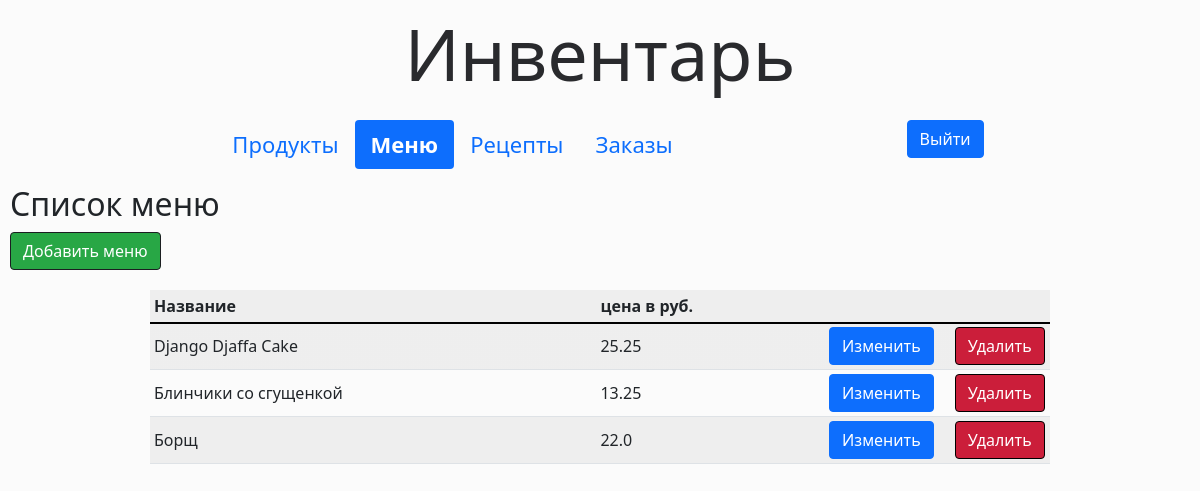
/menuitem/list (signed in), run on the app's committed database.
### inventory/models.py (models this page shows, shortened)
class MenuItem(models.Model):
    title = models.CharField(max_length=30)
    price = models.FloatField(default=0)
    class Meta:
        ordering = ['title']

### inventory/views.py (the view)
# urls.py: path("menuitem/list",views.MenuItemList.as_view(), name="menuitemlist"),
class MenuItemList(LoginRequiredMixin, ListView):
    model = MenuItem
    template_name = "inventory/menuitem_list.html"

### inventory/templates/inventory/menuitem_list.html (shortened to what this page needs)
{% extends './base.html' %}
{% block content %}
<h2>Список меню</h2>
<a href="{% url 'menuitemcreate' %}"><button class="btn-add margin-bottom-20">Добавить меню</button></a>
<div class="table-responsive">
<table id="ingredients" class="table table-striped table-sm table-form margin-auto">
  <tr class="table-header">
    <th>Название</th>
    <th>цена в руб.</th>
      <th class="width-25"> </th>
  </tr>
  {% for list in menuitem_list %}
  <tr>
      <td>{{ list.title }}</td>
      <td>{{ list.price }}</td>
      <td><a href="{% url 'menuitemupdate' list.id %}"><button class="btn btn-primary">Изменить</button></a><a href="{% url 'menuitemdelete' list.id %}"><button class="btn-delete">Удалить</button></a></td>
  </tr>
  {% endfor %}
</table>
</div>
{% endblock %}

### inventory/static/css/style.css (style rules this page uses)
body { background: rgb(241 241 241); }
.margin-bottom-20 { margin-bottom: 20px; }
.width-25 { width: 25%; }
.margin-auto { margin: auto !important; }
.table-header { border-bottom: 2px solid #000000; }
.table-form { vertical-align: middle !important; max-width: 900px; }
.btn-delete { display: inline-block; font-weight: 400; line-height: 1.5; color: #212529; text-align: center; text-decoration: none; vertical-align: middle; cursor: pointer; -webkit-user-select: none; -moz-user-select: none; -ms-user-select: none; user-select: none; background-color: transparent; border: 1px solid transparent; padding: 0.375rem 0.75rem; font-size: 1rem; border-radius: 0.25rem; transition: color 0.15s ease-in-out, background-color 0.15s ease-in-out, border-color 0.15s ease-in-out, box-shadow 0.15s ease-in-out; color: #fff; background-color: #cb1e3a; border-color: #000000; margin-left: 21px; }
.btn-add { display: inline-block; font-weight: 400; line-height: 1.5; color: #212529; text-align: center; text-decoration: none; vertical-align: middle; cursor: pointer; -webkit-user-select: none; -moz-user-select: none; -ms-user-select: none; user-select: none; background-color: transparent; border: 1px solid transparent; padding: 0.375rem 0.75rem; font-size: 1rem; border-radius: 0.25rem; transition: color 0.15s ease-in-out, background-color 0.15s ease-in-out, border-color 0.15s ease-in-out, box-shadow 0.15s ease-in-out; color: #fff; background-color: #28a745; border-color: #1b1e21; }

### data on the page
MenuItem: title "Django Djaffa Cake", price "25.25"
MenuItem: title "Блинчики со сгущенкой", price "13.25"
MenuItem: title "Борщ", price "22.0"
